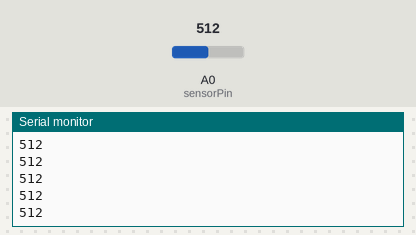
Bench run of a sketch on a simulated Arduino Uno, built with avr-gcc and run on an emulated ATmega328P. Parts: the last lines printed to the serial monitor. The test bench sets the inputs (shaded band); at power-on: A0 (sensorPin) = 512.

Above: at 1.2 s.
1.3 s: A0 (sensorPin) set to 716
At 1.56 s:
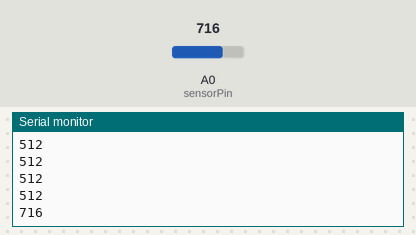
2.8 s: A0 (sensorPin) set to 900
At 2.96 s:
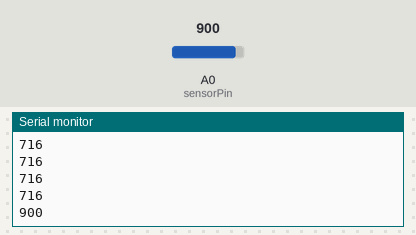
Timing chart, 0 to 5.8 s (numbered marks = the images above; inputs shaded):
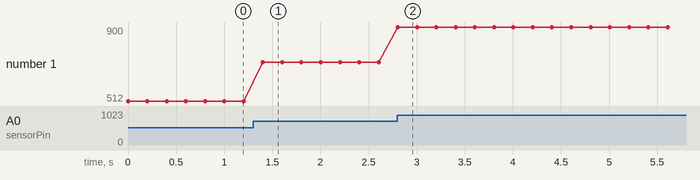

The sketch:

senzor_za_dubinu.ino
```cpp
int sensorPin = A0;
int sensorValue = 0;
void setup() {
  // inicijalizacija serijskog porta
  Serial.begin(9600);
  // deklaracija porta za senzor
  pinMode(sensorPin,INPUT);
}

void loop() {
    int inByte = analogRead(sensorPin);
    Serial.println(inByte);
    delay(200);
}
```

Measured:
- after the input at 1.3 s, the serial monitor: prints a new line after 0.10 s (image 1)
- after the input at 2.8 s, the serial monitor: prints a new line at once (image 2)
- plotted number 1: 512 → 716 after the input at 1.3 s, 716 → 900 after the input at 2.8 s
